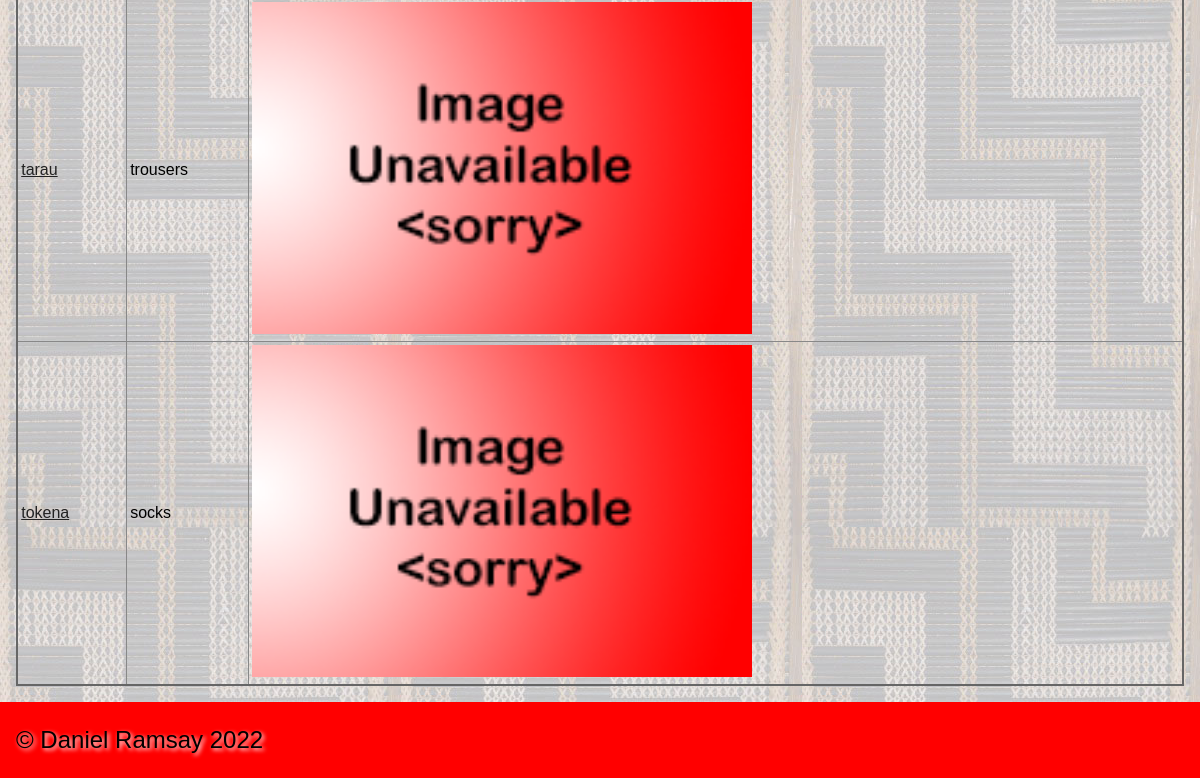
Page /category/clothing (lower part) on the earlier database version.
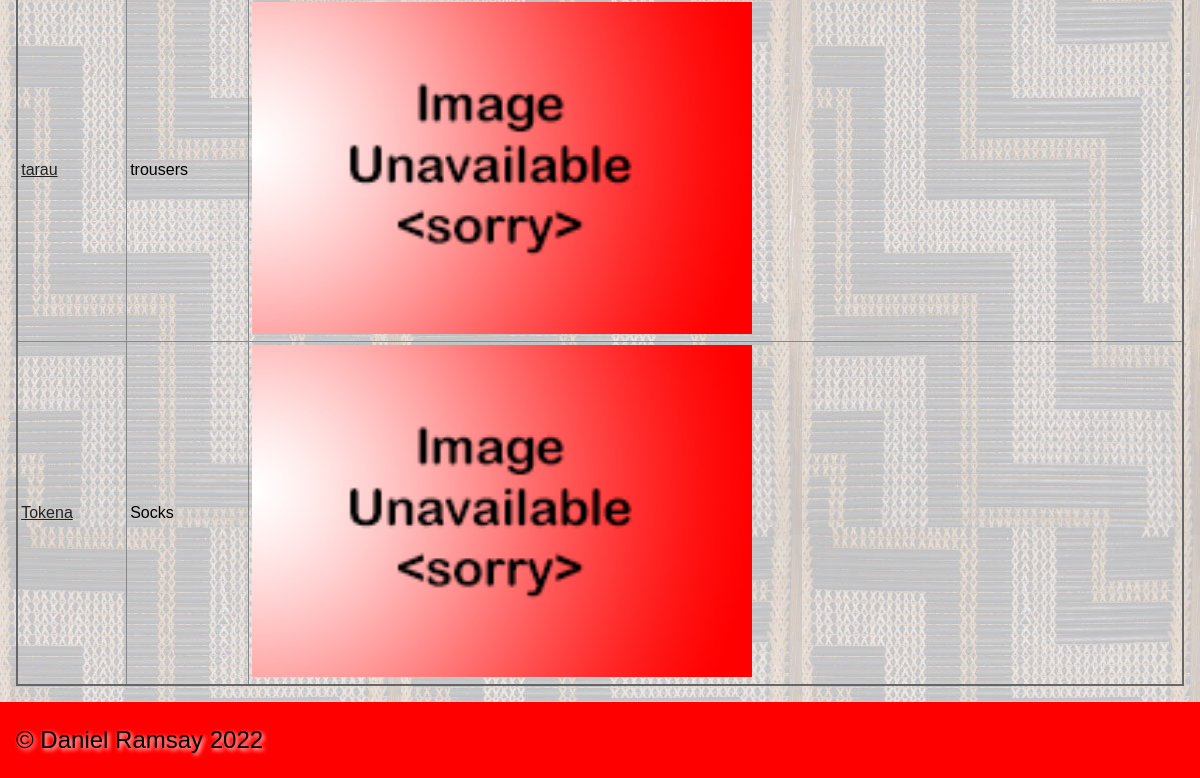
Same page on the later database version.
### tables this page shows
CREATE TABLE "maori_words"
(
    id             integer
        primary key autoincrement,
    english_name   varchar(60),
    created_by     integer      not null
        constraint maori_words_people_id_fk
            references people
            on update restrict on delete restrict,
    created_at     datetime,
    maori_name     varchar(60)  not null,
    category       varchar(60),
    level          integer      not null,
    definition     varchar(200) not null,
    image_filename varchar(60)
);

### app.py (the view)
@app.route('/category/<category_name>')
def site_category(category_name):
    query = "SELECT maori_name, english_name, definition, level, created_by, created_at, image_filename \
            FROM maori_words WHERE lower(category) = ?"
    con = create_connection(DATABASE)
    cur = con.cursor()
    cur.execute(query, (category_name.lower(),))
    maori_names = cur.fetchall()
    con.close()
    print(maori_names[0][6])
    return render_template("category.html", logged_in=is_logged_in(), categories=get_categories(), category_name=category_name, maori_names=maori_names, is_a_teacher=is_a_teacher())

### app.py (called while the page is built)
def create_connection(db_file):
    try:
        connection = sqlite3.connect(db_file)
        return connection
    except Error as e:
        print(e)
    return None

def is_logged_in():
    if session.get("email") is None:
        print("not logged in")
        return False
    else:
        print("logged in")
        return True

def is_a_teacher():
    print('running')
    if session.get("type") == 'teacher':
        print("is teacher")
        return True
    else:
        print("is not teacher")
        return False

def get_categories():
    query = "SELECT distinct lower(category) FROM maori_words"
    con = create_connection(DATABASE)
    cur = con.cursor()
    cur.execute(query)
    category_list = cur.fetchall()
    con.close()
    return category_list

### templates/category.html (shortened to what this page needs)
{% extends 'base.html' %}
{% block main %}
<table>
        <tbody>
            {% for maori_name in maori_names %}
                <tr>
                    <td><a href='/category/{{ category_name.lower() }}/{{ maori_name[0].lower() }}'>{{ maori_name[0] }}</a></td>
                    <td>{{ maori_name[1] }}</td>
                    {% if maori_name[6] %}
                        <td><img src='/static/images/{{ maori_name[6] }}' style="width: 500px"></td>
                    {% else %}
                        <td><img src='/static/images/noimage.png' style="width: 500px"></td>
                    {% endif %}
                </tr>
            {% endfor %}
        </tbody>
    </table>
{% endblock %}

### templates/base.html (shortened to what this page needs)
<!DOCTYPE html>
<html>
<head>
    <link rel="stylesheet" href="https://cdnjs.cloudflare.com/ajax/libs/normalize/8.0.1/normalize.css"/>
    <link href="{{ url_for('static', filename='style.css')}}" rel="stylesheet">
</head>
<body>
<div class="container">
    <main>
        {% block main %}{% endblock %}
    </main>
    <footer>
        <p>
            &copy; Daniel Ramsay 2022
        </p>
    </footer>
</div>
</body>
</html>

### static/style.css (style rules this page uses)
* { font-family: Comfortaa, sans-serif; margin: 0; padding: 0; box-sizing: border-box; }
main { grid-area: main; padding: 1rem; background-color: #edd; }
p { padding: 0.5rem 0; }
a { color: #222; }
img { width: 100%; }
table { width: 100%; border: 2px solid #666; border-collapse: collapse; }
th, td { border: 1px solid #888; padding: 0.2rem; text-align: left; }
footer { grid-area: footer; padding: 1rem; background-color: #f00; }
footer p { color: #000; text-shadow: 2px 2px 4px #fff; font-size: 1.5rem; }
@media only screen and (min-width: 768px) { main { background-image: url('/poutama.jpg'); } }

Differences in the rows shown:
changed maori_words: maori_name "tokena" → "Tokena"; english_name "socks" → "Socks"
